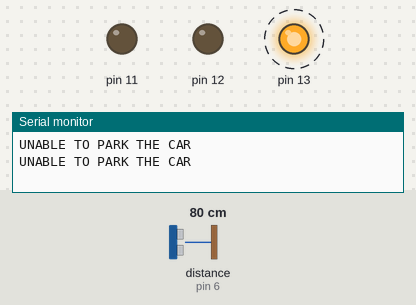
A sketch run on a simulated Arduino Uno, built with avr-gcc and run on an emulated ATmega328P. Shown: output pins drawn as LEDs (lit = HIGH), the last lines printed to the serial monitor. Wiring (inferred from the names in the program): ultrasonic range finder: trigger pin 7; echo pin 6. Dashed ring = blinking. Inputs (shaded band) come from the test bench; at power-on: distance to the obstacle (sensor on pin 6) 80 cm. The echo pulse lasts 58.3 µs per cm; pins used as bus, display or sensor lines are not drawn.

Above: at 2.8 s.
2.9 s: distance to the obstacle (sensor on pin 6) set to 99 cm
6.4 s: distance to the obstacle (sensor on pin 6) set to 108 cm
At 8.4 s:
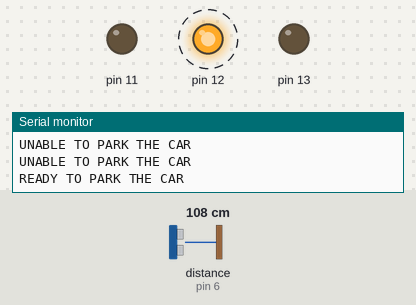
12.4 s: distance to the obstacle (sensor on pin 6) set to 139 cm
15.9 s: distance to the obstacle (sensor on pin 6) set to 148 cm
At 16.8 s:
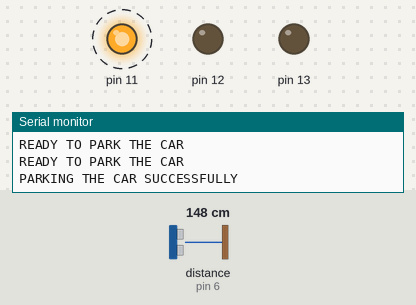
21.9 s: distance to the obstacle (sensor on pin 6) set to 2 cm
At 23.8 s:
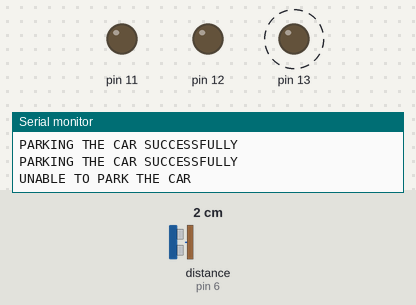
27.9 s: distance to the obstacle (sensor on pin 6) set to 120 cm
At 28.8 s:
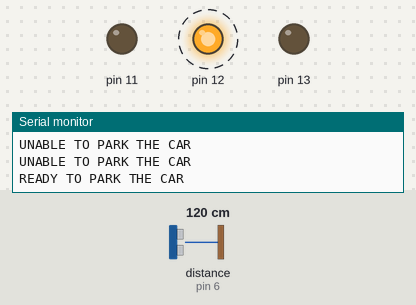
Timing chart, 0 to 34.9 s (numbered marks = the images above; inputs shaded):
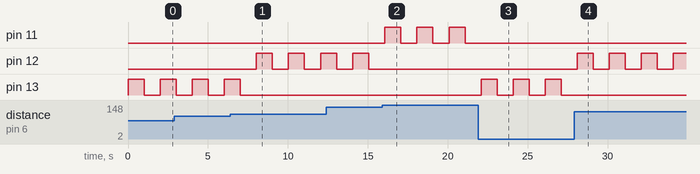

Measured:
- the behaviour switches between 102 and 103 cm on distance to the obstacle (sensor on pin 6) (found by bisection; images 0 and 1)
- the behaviour switches between 142 and 143 cm on distance to the obstacle (sensor on pin 6) (found by bisection; images 1 and 2)
- after the input at 6.4 s, pin 12: alternates HIGH for 1.0 s and LOW for 1.0 s, starting after 1.6 s; pin 13: goes on until 7.0 s, then stays LOW
- after the input at 15.9 s, pin 11: alternates HIGH for 1.0 s and LOW for 1.0 s, starting after 0.16 s; pin 12: stops changing and stays LOW
- after the input at 21.9 s, pin 11: stops changing and stays LOW; pin 13: alternates HIGH for 1.0 s and LOW for 1.0 s, starting after 0.18 s
- after the input at 27.9 s, pin 12: alternates HIGH for 1.0 s and LOW for 1.0 s, starting after 0.19 s; pin 13: stops changing and stays LOW
- by itself, pin 13: alternates HIGH for 1.0 s and LOW for 1.0 s

The sketch:

parking_sensor1.ino
```cpp
//PARKING SENSOR
const int trigpin =7;
const int echopin =6;
int distance;
int duration;

void setup()
{
  pinMode(trigpin,OUTPUT);
  pinMode(echopin,INPUT);
  Serial.begin(9600);
  pinMode(13, OUTPUT);
  pinMode(12, OUTPUT);
  pinMode(11, OUTPUT);
}
void loop()
{
  digitalWrite(trigpin,LOW);
  delayMicroseconds(2);
  digitalWrite(trigpin,HIGH);
  delayMicroseconds(10);
  digitalWrite(trigpin,LOW);
  duration=pulseIn(echopin,HIGH);
  distance=(0.034*duration)/2;
  if(distance>0 and distance<=100){
   Serial.print("UNABLE TO PARK THE CAR \n");
   digitalWrite(13, HIGH);
   delay(1000);
   digitalWrite(13,LOW);
   delay(1000);
  }
  else if(distance>100 and distance<=140){
    Serial.print("READY TO PARK THE CAR \n");
    digitalWrite(12, HIGH);
    delay(1000);
    digitalWrite(12,LOW);
    delay(1000);

  }
  else{
	Serial.print("PARKING THE CAR SUCCESSFULLY \n");
    digitalWrite(11, HIGH);
    delay(1000);
    digitalWrite(11,LOW);
    delay(1000);

  }


}

  
```
